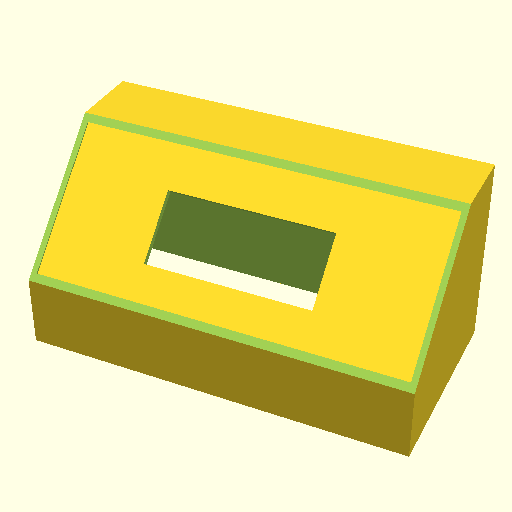
#> input picture enclosure/render_iso.png, 512 x 512 px
$ python img2bitmap.py ../enclosure/render_iso.png
#> lines starting #> are read from the running program, lines starting #| are printed output that depends on the picture
#!/usr/bin/env python3
"""
Convert a 296x128 RGB image to two GxEPD2 PROGMEM byte arrays.

Colors in the source image:
  White  (#ffffff or similar bright)  -> background (no bit set in either plane)
  Black  (#000000 or similar dark)    -> set bit in BLACK plane
  Red    (#ff0000 or any red-ish)     -> set bit in RED plane

Usage:
  python3 tools/img2bitmap.py <image.png>

Output: prints C arrays ready to paste into src/main.cpp.
"""

import sys
from PIL import Image

EPD_W, EPD_H = 296, 128

def quantize(r, g, b):
    if r > 180 and g < 80 and b < 80:
        return "red"
    brightness = 0.299 * r + 0.587 * g + 0.114 * b
    return "black" if brightness < 128 else "white"

def image_to_arrays(path):
#> called with path = '../enclosure/render_iso.png'
    img = Image.open(path).convert("RGB")
#> img is the input picture: PIL image 512x512 RGB; mean R, G, B 232.1, 224, 145.2
    if img.size != (EPD_W, EPD_H):
        print(f"[warn] image is {img.size}, resizing to {EPD_W}x{EPD_H}", file=sys.stderr)
        img = img.resize((EPD_W, EPD_H), Image.LANCZOS)
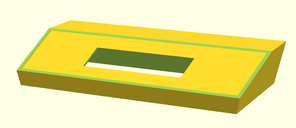
#> img: PIL image 296x128 RGB; mean R, G, B 231.9, 223.9, 145.2

    bytes_per_row = EPD_W // 8
    black_plane = bytearray(bytes_per_row * EPD_H)
    red_plane   = bytearray(bytes_per_row * EPD_H)

    pixels = img.load()
    for y in range(EPD_H):
        for x in range(EPD_W):
            color = quantize(*pixels[x, y])
            byte_idx = y * bytes_per_row + x // 8
            bit_mask = 0x80 >> (x % 8)
            if color == "black":
                black_plane[byte_idx] |= bit_mask
            elif color == "red":
                red_plane[byte_idx]   |= bit_mask

    return black_plane, red_plane

def fmt_array(name, data):
#> called with name = 'bm_black'
    lines = [f"static const uint8_t PROGMEM {name}[{len(data)}] = {{"]
    row_bytes = EPD_W // 8
    for i in range(0, len(data), row_bytes):
        chunk = data[i : i + row_bytes]
        hex_vals = ", ".join(f"0x{b:02X}" for b in chunk)
        lines.append(f"  {hex_vals},")
    lines[-1] = lines[-1].rstrip(",")
    lines.append("};")
    return "\n".join(lines)

if __name__ == "__main__":
    if len(sys.argv) < 2:
        print("Usage: python3 tools/img2bitmap.py <image.png>")
        sys.exit(1)
    black_plane, red_plane = image_to_arrays(sys.argv[1])
    print(fmt_array("bm_black", black_plane))
#> (printed output is left out)
    print()
    print(fmt_array("bm_red", red_plane))
    print()
    print(f"// Draw with:")
    print(f"// display.drawBitmap(0, 0, bm_black, {EPD_W}, {EPD_H}, GxEPD_BLACK);")
    print(f"// display.drawBitmap(0, 0, bm_red,   {EPD_W}, {EPD_H}, GxEPD_RED);")
